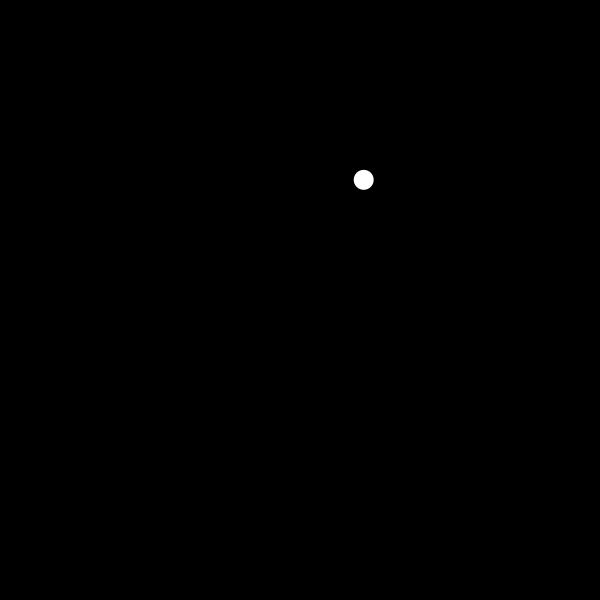
Frame 1 (no input)
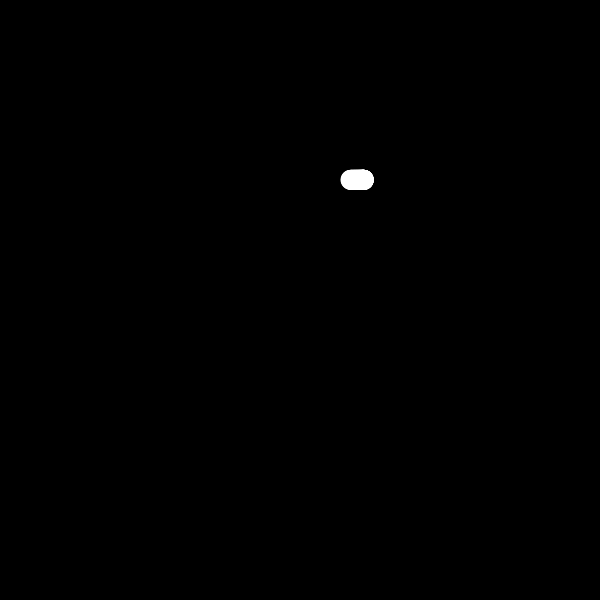
Frame 60 (the mouse pressed at the canvas centre just before this capture)
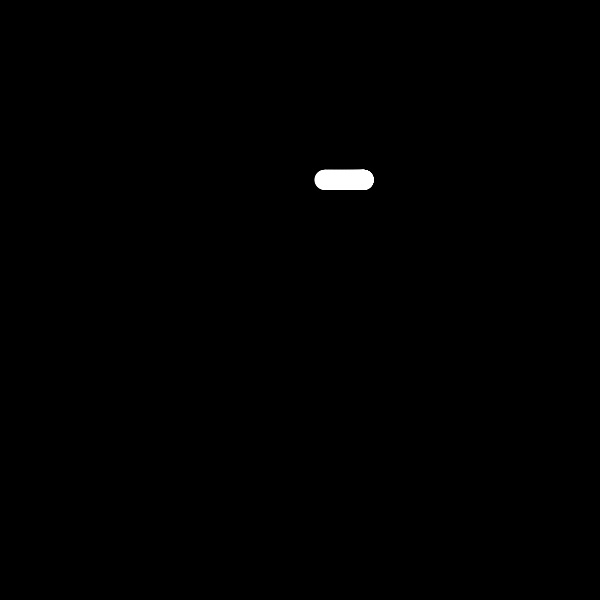
Frame 120 (the mouse held since frame 60 and released just before this capture)

The Processing sketch that drew these frames (run headless with seeded random() and noise(); from frame 60 on, the mouse is pressed at the canvas centre):

// Processing sketch: PerlinNoise
// ── PerlinNoise.pde
float x = width / 2;
float y = height / 2;
float xoff = 0;
float yoff = 100000;
float r = 10;

void setup() {
  size(600, 600);
  background(0);
}

void draw() {
  noStroke();
  x = map(noise(xoff), 0, 1, 0, width);
  y = map(noise(yoff), 0, 1, 0, height);
  ellipse(x, y, r * 2, r * 2);
  xoff += 0.001;
  yoff += 0.001;
  x = constrain(x, r, width - r);
  y = constrain(y, r, height - r);
}
